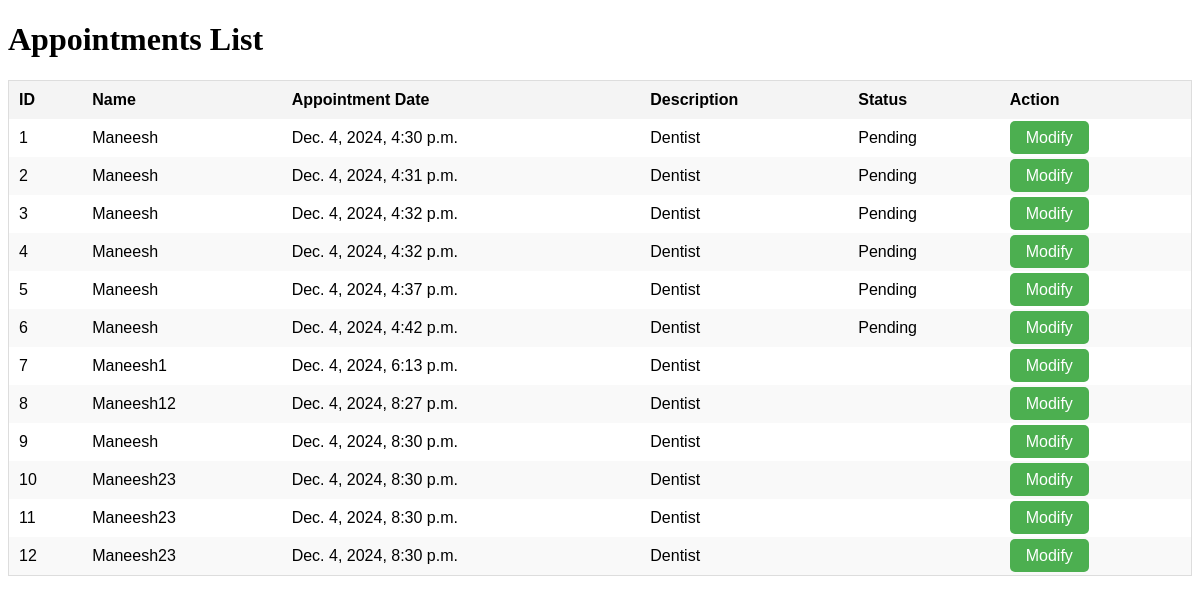
Page /appointments_list/ (signed in) on the committed database.
### WT/models.py (models this page shows, shortened)
class Appointment(models.Model):
    name = models.CharField(max_length=255)
    appointment_date = models.DateField()
    description = models.TextField()
    status = models.CharField(max_length=100, choices=[('Scheduled', 'Scheduled'), ('Completed', 'Completed')])

### WT/views.py (the view)
# urls.py: path('appointments_list/', views.appointments_list, name='appointments_list'),
@login_required(login_url="my-login")
def appointments_list(request):
    appointments = Appointment.objects.all()
    return render(request, 'WT/appointments_list.html', {'appointments': appointments})

### WT/templates/WT/appointments_list.html (shortened to what this page needs)
<!DOCTYPE html>
<html lang="en">
<head>
</head>
<body>
    <h1>Appointments List</h1>
    <table>
        <thead>
            <tr>
                <th>ID</th>
                <th>Name</th>
                <th>Appointment Date</th>
                <th>Description</th>
                <th>Status</th>
                <th>Action</th>
            </tr>
        </thead>
        <tbody>
            {% for appointment in appointments %}
            <tr>
                <td>{{ appointment.id }}</td>
                <td>{{ appointment.name }}</td>
                <td>{{ appointment.appointment_date }}</td>
                <td>{{ appointment.description }}</td>
                <td>{{ appointment.status }}</td>
                <td>
                    <a href="{% url 'modify_appointment' appointment.id %}" class="btn">Modify</a>
                </td>
            </tr>
            {% empty %}
            <tr>
                <td colspan="6">No appointments available</td>
            </tr>
            {% endfor %}
        </tbody>
    </table>
</body>
</html>

### WT/templates/WT/appointments_list.html (style rules this page uses)
table { width: 100%; border-collapse: collapse; margin: 20px 0; font-size: 1em; font-family: Arial, sans-serif; border: 1px solid #dddddd; }
table th, table td { padding: 10px; text-align: left; }
table th { background-color: #f4f4f4; }
table tr:nth-child(even) { background-color: #f9f9f9; }
.btn { text-decoration: none; color: white; background-color: #4CAF50; padding: 8px 16px; border-radius: 5px; }

### rows in the picture
Appointment: id "1", name "Maneesh", appointment_date "Dec. 4, 2024, 4:30 p.m.", description "Dentist", status "Pending"
Appointment: id "2", name "Maneesh", appointment_date "Dec. 4, 2024, 4:31 p.m.", description "Dentist", status "Pending"
Appointment: id "3", name "Maneesh", appointment_date "Dec. 4, 2024, 4:32 p.m.", description "Dentist", status "Pending"
Appointment: id "4", name "Maneesh", appointment_date "Dec. 4, 2024, 4:32 p.m.", description "Dentist", status "Pending"
Appointment: id "5", name "Maneesh", appointment_date "Dec. 4, 2024, 4:37 p.m.", description "Dentist", status "Pending"
Appointment: id "6", name "Maneesh", appointment_date "Dec. 4, 2024, 4:42 p.m.", description "Dentist", status "Pending"
Appointment: id "7", name "Maneesh1", appointment_date "Dec. 4, 2024, 6:13 p.m.", description "Dentist"
Appointment: id "8", name "Maneesh12", appointment_date "Dec. 4, 2024, 8:27 p.m.", description "Dentist"
Appointment: id "9", name "Maneesh", appointment_date "Dec. 4, 2024, 8:30 p.m.", description "Dentist"
Appointment: id "10", name "Maneesh23", appointment_date "Dec. 4, 2024, 8:30 p.m.", description "Dentist"
Appointment: id "11", name "Maneesh23", appointment_date "Dec. 4, 2024, 8:30 p.m.", description "Dentist"
Appointment: id "12", name "Maneesh23", appointment_date "Dec. 4, 2024, 8:30 p.m.", description "Dentist"
